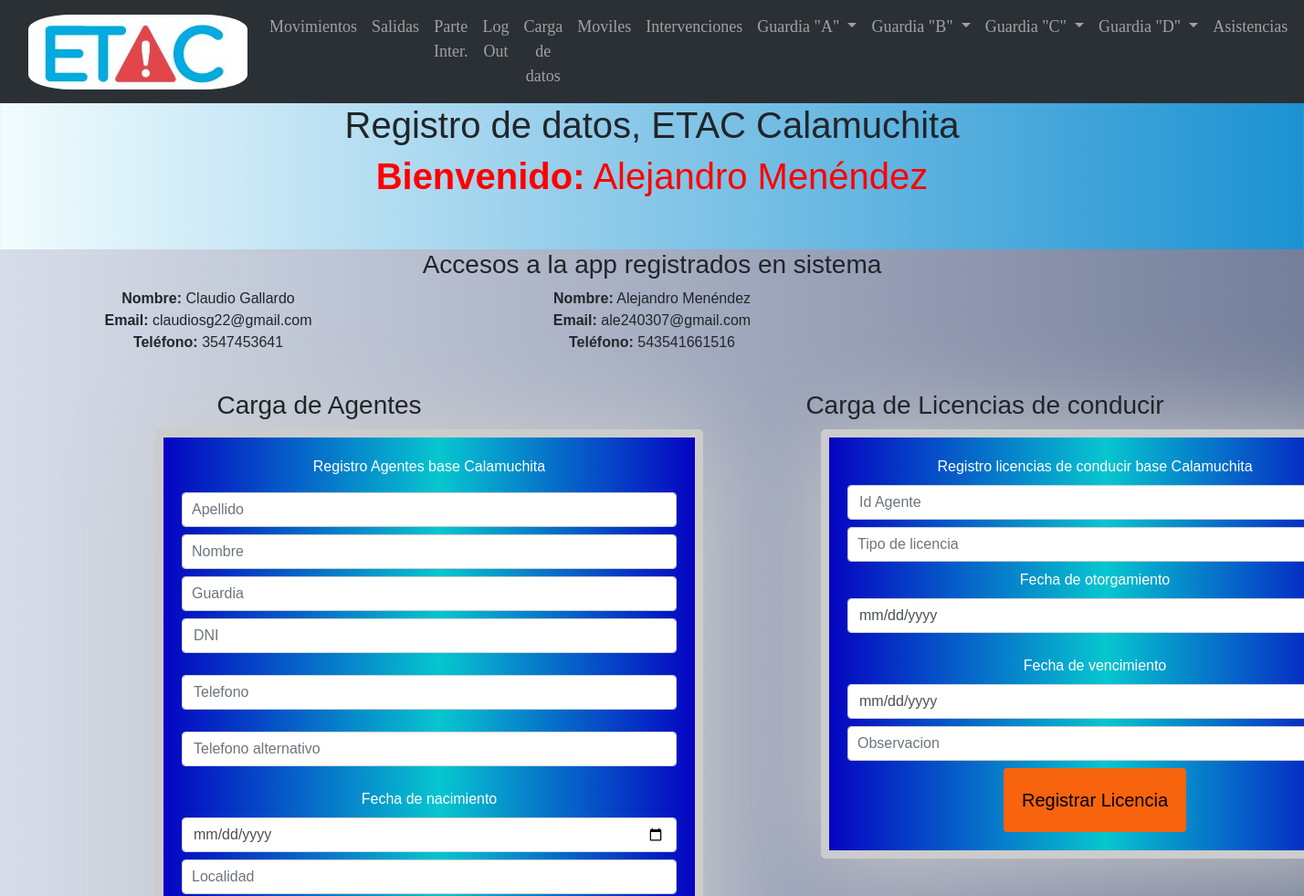
/secrets (signed in, upper part), run on an earlier commit of the app's database.
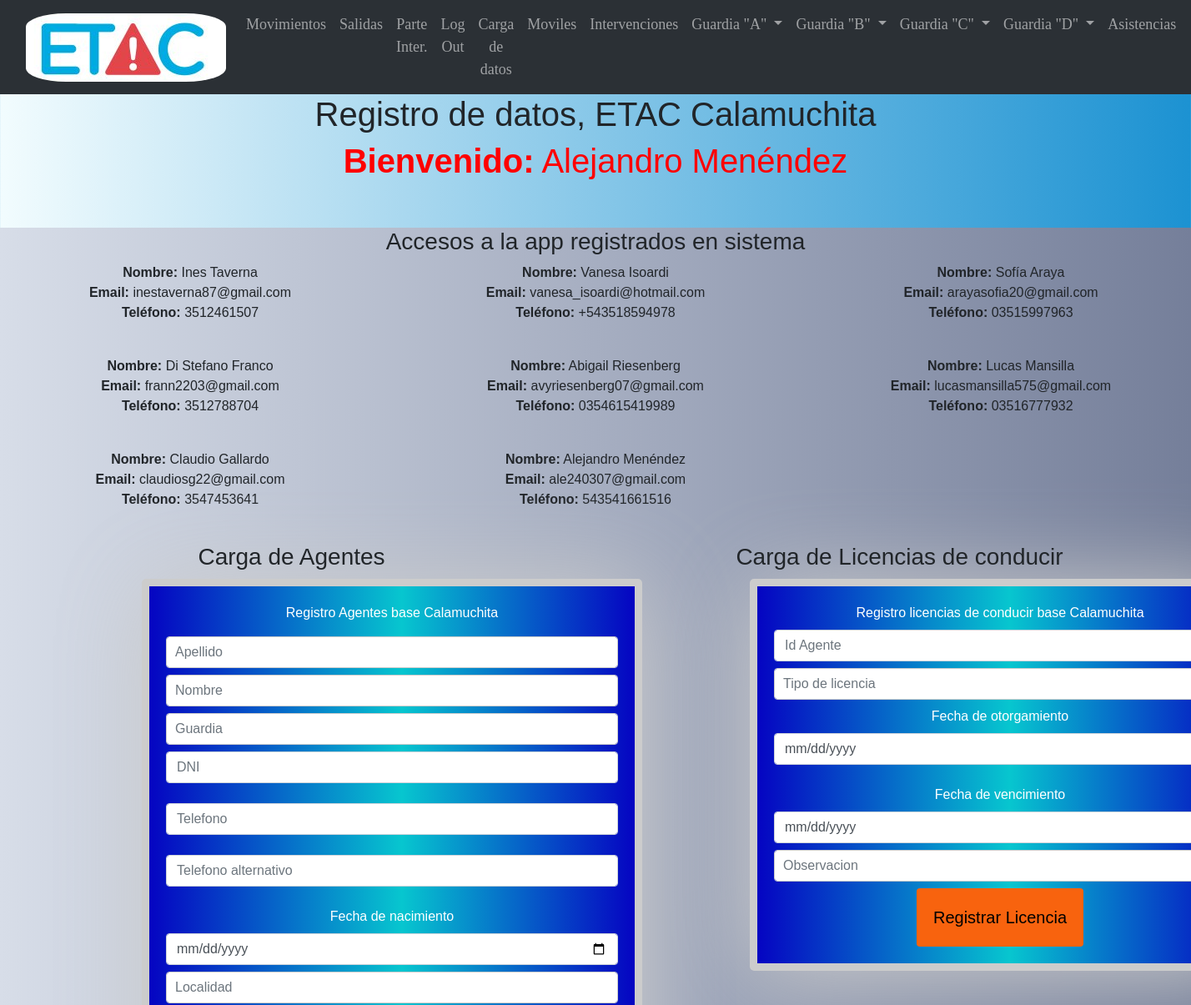
And on a later commit of the database.
### main.py (models this page shows)
    class User(UserMixin, db.Model):
        id = db.Column(db.Integer, primary_key=True)
        email = db.Column(db.String(100), unique=True)
        password = db.Column(db.String(100))
        name = db.Column(db.String(1000))
        telefono = db.Column(db.String(15))

### main.py (the view, shortened to what this page needs)
@app.route('/secrets', methods=["GET", "POST"])
@login_required
def secrets():
    ultimos3_usuarios = User.query.order_by(User.id.desc()).all()
    print(current_user.name)
    return render_template("secrets.html", name=current_user, last_three_users=ultimos3_usuarios)

### main.py (called while the page is built)
@login_manager.user_loader
def load_user(user_id):
    return User.query.get(int(user_id))

### templates/secrets.html (shortened to what this page needs)
{% extends "base.html" %}
{% block content %}
<h1 class="text-center">Registro de datos, ETAC Calamuchita</h1>
{% if name %}
      <h1 class="usuario_online"><strong>Bienvenido:</strong> {{ name.name }}</h1> <br>
  <br>
  {% endif %}
<div class="usuarios_registrados">
  <h3 class="text-center">Accesos a la app registrados en sistema</h3>
  {% if last_three_users %}
  <div class="row">
    {% for user in last_three_users %}
    <div class="col-4">
      <ul class="list-unstyled">
    <li>
      <strong>Nombre:</strong> {{ user.name }} <br>
      <strong>Email:</strong> {{ user.email }}<br>
      <strong>Teléfono:</strong> {{ user.telefono }}<br><br>
    </li>
        </ul>
    </div>
    {% endfor %}
  </div>
  {% else %}
  <p class="text-center">No hay usuarios registrados.</p>
  {% endif %}
  <section class="formularios">
    <div class="row">
      <div class="col-lg-6 col-md-12">
        <h3 class="text-center">Carga de Agentes</h3>
        <form class="form_ins" action="{{ url_for('secrets') }}" method="post" enctype="multipart/form-data">
          <label style="color:white">Registro Agentes base Calamuchita</label>
          <input type="text" class="form-control" name="apellido" placeholder="Apellido" required="required" />
          <input type="text" class="form-control" name="nombre" placeholder="Nombre" required="required" />
          <input type="text" class="form-control" name="guardia" placeholder="Guardia" required="required" pattern="[A-C]" title="Solo se permiten valores A, B o C" />
          <input type="number" class="form-control" name="dni" placeholder="DNI" required="required" /><br>
          <input type="number" class="form-control" name="telefono" placeholder="Telefono" required="required" /><br>
          <input type="number" class="form-control" name="telefono_alter" placeholder="Telefono alternativo" required="required" /><br>
          <label style="color:white">Fecha de nacimiento</label>
          <input type="date" class="form-control" name="nacimiento" placeholder="Nacimiento" required="required" />
          <input type="text" class="form-control" name="localidad" placeholder="Localidad" required="required" />
        </form>
      </div>
      <div class="col-lg-6 col-md-12">
        <h3 class="text-center">Carga de Licencias de conducir</h3>
        <form class="form_ins" action="{{ url_for('secrets') }}" method="post" enctype="multipart/form-data">
          <label style="color:white">Registro licencias de conducir base Calamuchita</label>
          <input type="number" class="form-control" name="id_agente" placeholder="Id Agente" required="required" />
          <input type="text" class="form-control" name="tipo" placeholder="Tipo de licencia" required="required" />
          <label style="color:white">Fecha de otorgamiento</label>
          <input type="date" class="form-control" name="fecha_otor" placeholder="Fecha Otorgamiento" required="required" /> <br>
          <label style="color:white">Fecha de vencimiento</label>
          <input type="date" class="form-control" name="fecha_venc" placeholder="Fecha Vencimiento" required="required" />
          <input type="text" class="form-control" name="observacion" placeholder="Observacion" />
          <button type="submit" name="registrar_carnet" class="btn btn-primary btn-lg">Registrar Licencia</button>
        </form>
      </div>
    </div>
  </section>
</div>
{% endblock %}

### templates/base.html (shortened to what this page needs)
<!DOCTYPE html>
<html lang="es">
<head>
  <link rel="stylesheet" href="sweetalert2.min.css">
    <link rel="stylesheet" type="text/css" href="https://cdn.datatables.net/1.11.5/css/jquery.dataTables.css">
  <link href="https://cdn.jsdelivr.net/npm/bootstrap@5.3.0-alpha3/dist/css/bootstrap.min.css" rel="stylesheet">
   <link rel="stylesheet" href="https://stackpath.bootstrapcdn.com/bootstrap/4.5.2/css/bootstrap.min.css">
  <link rel="stylesheet" href="{{ url_for('static', filename='style.css') }}">
</head>
<body>
<header>
  <nav class="navbar navbar-expand-lg bg-body-tertiary" data-bs-theme='dark'>
    <div class="container-fluid">
      <a class="navbar-brand" href="{{ url_for('index') }}">
        <img class="logo" src="../static/img/logoetac.png">
      </a>
      <div class="collapse navbar-collapse" id="navbarNav">
        <ul class="navbar-nav">
            <li class="nav-item">
            <a class="nav-link" href="movimientos">Movimientos</a>
          </li>
            <li class="nav-item">
            <a class="nav-link" href="salidas">Salidas</a>
          </li>
            <li class="nav-item">
            <a class="nav-link" href="registrar_parte">Parte Inter.</a>
          </li>
          {% if current_user.is_authenticated %}
          <li class="nav-item">
            <a class="nav-link" href="{{ url_for('logout') }}">Log Out</a>
          </li>
          <li class="nav-item">
            <a class="nav-link" href="{{ url_for('secrets') }}">Carga de datos</a>
          </li>
            <li class="nav-item">
            <a class="nav-link" href="{{ url_for('moviles') }}">Moviles</a>
          </li>
            <li class="nav-item">
            <a class="nav-link" href="{{ url_for('partes') }}">Intervenciones</a>
          </li>
            <li class="nav-item dropdown">
    <a class="nav-link dropdown-toggle" href="#" id="guardiaADropdown" role="button" data-bs-toggle="dropdown" aria-haspopup="true" aria-expanded="false">
        Guardia "A"
    </a>
</li>
<li class="nav-item dropdown">
    <a class="nav-link dropdown-toggle" href="#" id="guardiaBDropdown" role="button" data-bs-toggle="dropdown" aria-haspopup="true" aria-expanded="false">
        Guardia "B"
    </a>
</li>
<li class="nav-item dropdown">
    <a class="nav-link dropdown-toggle" href="#" id="guardiaCDropdown" role="button" data-bs-toggle="dropdown" aria-haspopup="true" aria-expanded="false">
        Guardia "C"
    </a>
</li>
            <li class="nav-item dropdown">
    <a class="nav-link dropdown-toggle" href="#" id="guardiaDDropdown" role="button" data-bs-toggle="dropdown" aria-haspopup="true" aria-expanded="false">
        Guardia "D"
    </a>
</li>
            <li class="nav-item">
            <a class="nav-link" href="{{ url_for('asistencias') }}">Asistencias</a>
          </li>
          {% endif %}
        </ul>
      </div>
    </div>
  </nav>
</header>
{% block content %}
{% endblock %}
</body>
</html>

### static/style.css (style rules this page uses)
body { background: #1c92d2; background: -webkit-linear-gradient(to right, #f2fcfe, #1c92d2); background: linear-gradient(to right, #f2fcfe, #1c92d2); text-align:center; font-family:"Helvetica"; }
.logo { border-radius: 20%; }
header { font-size:18px; font-family:"Merriweather"; }
.usuario_online { color:red; }
form { background: rgb(5,4,194); background: linear-gradient(90deg, rgba(5,4,194,1) 0%, rgba(7,198,207,1) 52%, rgba(5,4,194,1) 100%); margin:10px 170px; border: 9px solid #ccc; padding: 20px; width: 600px; border-radius: 5px; box-shadow: 3px 6px 110px #ccc; }
input[type=text], input[type=email], textarea { width: 100%; padding: 10px; margin: 8px 0; border: 1px solid #ccc; border-radius: 4px; box-sizing: border-box; }
button[type=submit] { background:#f8630e; color: black; padding: 20px 20px; border: none; border-radius: 4px; cursor: pointer; }
.usuarios_registrados { background: #757F9A; background: -webkit-linear-gradient(to right, #D7DDE8, #757F9A); background: linear-gradient(to right, #D7DDE8, #757F9A); }

What changed in the data, as far as the page shows it:
added User: name "Ines Taverna", email "inestaverna87@gmail.com", telefono "3512461507"
added User: name "Vanesa Isoardi", email "vanesa_isoardi@hotmail.com", telefono "+543518594978"
added User: name "Sofía Araya", email "arayasofia20@gmail.com", telefono "03515997963"
added User: name "Di Stefano Franco", email "frann2203@gmail.com", telefono "3512788704"
added User: name "Abigail Riesenberg", email "avyriesenberg07@gmail.com", telefono "0354615419989"
added User: name "Lucas Mansilla", email "lucasmansilla575@gmail.com", telefono "03516777932"
